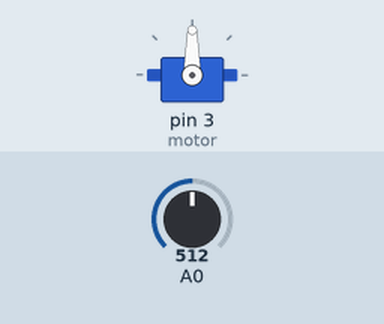
Recording of a sketch running on a simulated Arduino Uno, built with avr-gcc and run on an emulated ATmega328P. On the bench: servo. The test bench sets the inputs (shaded band); at power-on: A0 = 512.

Above: at 1.2 s.
1.3 s: A0 set to 716
At 2.2 s:
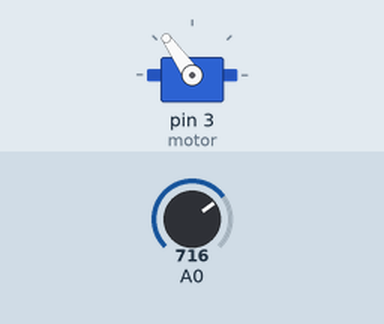
2.8 s: A0 set to 900
At 3.3 s:
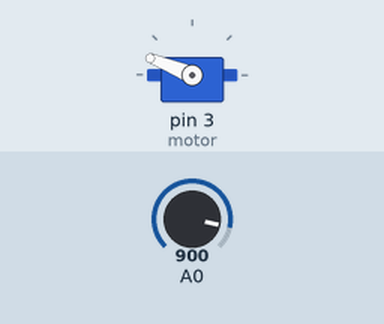
4.3 s: A0 set to 1023
At 5.5 s:
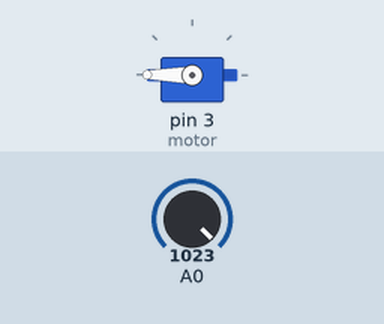
5.8 s: A0 set to 306
At 6.8 s:
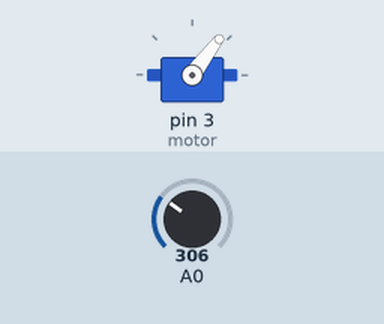
7.3 s: A0 set to 122
At 8.0 s:
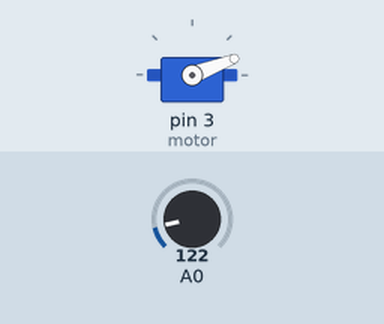
Timing chart, 0 to 9.8 s (numbered marks = the images above; inputs shaded):
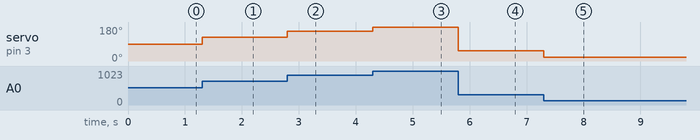

Measured:
- after the input at 1.3 s, servo on pin 3 (motor): 90° → 125° at once
- after the input at 2.8 s, servo on pin 3 (motor): 125° → 158° at once
- after the input at 4.3 s, servo on pin 3 (motor): 158° → 180° at once
- after the input at 5.8 s, servo on pin 3 (motor): 180° → 53° at once
- after the input at 7.3 s, servo on pin 3 (motor): 53° → 21° at once

The sketch:

servo_motor_kontrol__joystick.ino
```cpp
#include <Servo.h>                        // Add the servo library.

Servo motor;                              // Variable of Servo motor.

int value;                                // Value and degree determine integer.
int degree;

void setup() {                            // Defines the motor
  motor.attach(3);

}

void loop() {

  value = analogRead(A0);                  // The value defines the analog data that reads from A0
  degree = map(value, 0,1023,0,180);       // Provides data from 0 to 1023 via analog reading pins
  motor.write(degree);                     // The servo motor can move between 0 and 180 degrees.

}
```
